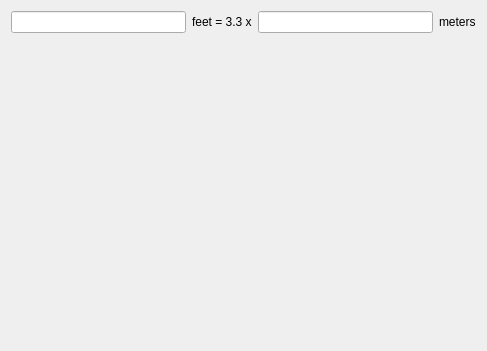
<?xml version="1.0" encoding="UTF-8"?>
<ui version="4.0">
 <class>CPage</class>
 <widget class="QWidget" name="CPage">
  <property name="geometry">
   <rect>
    <x>0</x>
    <y>0</y>
    <width>487</width>
    <height>351</height>
   </rect>
  </property>
  <property name="windowTitle">
   <string>Title</string>
  </property>
  <layout class="QVBoxLayout" name="verticalLayout">
   <item>
    <layout class="QHBoxLayout" name="horizontalLayout">
     <item>
      <widget class="QLineEdit" name="feet"/>
     </item>
     <item>
      <widget class="QLabel" name="label">
       <property name="text">
        <string>feet = 3.3 x</string>
       </property>
      </widget>
     </item>
     <item>
      <widget class="QLineEdit" name="meters"/>
     </item>
     <item>
      <widget class="QLabel" name="label_2">
       <property name="text">
        <string>meters</string>
       </property>
      </widget>
     </item>
    </layout>
   </item>
   <item>
    <spacer name="verticalSpacer">
     <property name="orientation">
      <enum>Qt::Orientation::Vertical</enum>
     </property>
     <property name="sizeHint" stdset="0">
      <size>
       <width>20</width>
       <height>40</height>
      </size>
     </property>
    </spacer>
   </item>
  </layout>
  <action name="actionExit">
   <property name="text">
    <string>Exit</string>
   </property>
   <property name="iconText">
    <string>E&amp;xit</string>
   </property>
   <property name="shortcut">
    <string>Alt+F4</string>
   </property>
  </action>
 </widget>
 <resources/>
 <connections/>
</ui>
